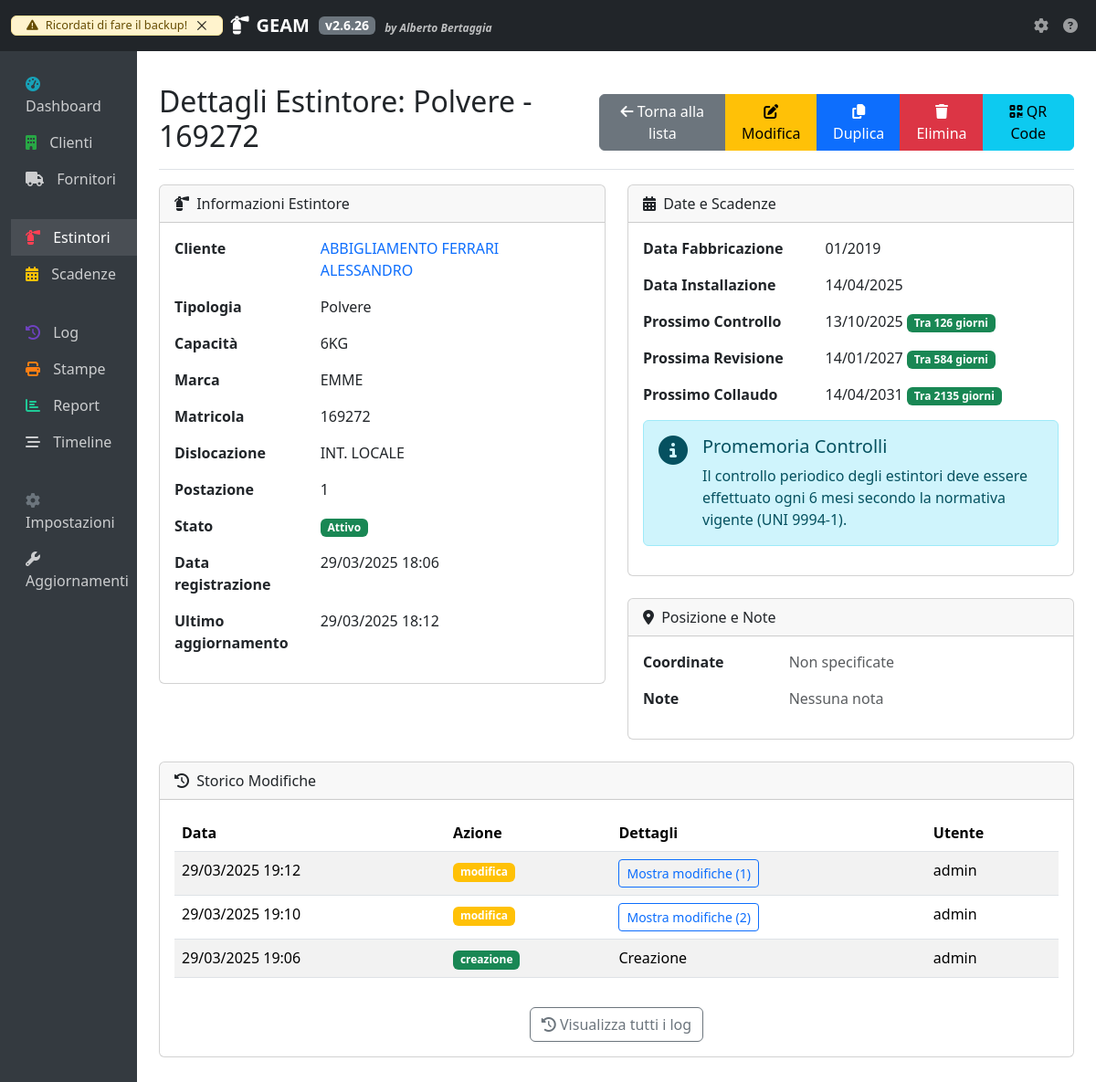
Page /estintori/61 on the committed database.
### app/models/estintore.py (models this page shows, shortened)
class Estintore(db.Model):
    __tablename__ = 'estintori'
    id = db.Column(db.Integer, primary_key=True)
    cliente_id = db.Column(db.Integer, db.ForeignKey('clienti.id', ondelete='CASCADE'), nullable=False)
    tipologia = db.Column(db.String(50), nullable=False)
    marca = db.Column(db.String(50), nullable=False)
    matricola = db.Column(db.String(50), nullable=False, unique=True)
    dislocazione = db.Column(db.String(150), nullable=False)
    postazione = db.Column(db.Integer, nullable=False)
    suffisso_postazione = db.Column(db.String(10), nullable=True)
    capacita = db.Column(db.String(20), nullable=False)
    data_fabbricazione = db.Column(db.String(7), nullable=False)  # Formato MM/YYYY
    data_installazione = db.Column(db.Date, nullable=False)
    data_controllo = db.Column(db.Date, nullable=False)
    data_revisione = db.Column(db.Date, nullable=True)
    data_collaudo = db.Column(db.Date, nullable=True)
    stato = db.Column(db.String(20), nullable=False, default='Attivo')
    coordinate = db.Column(db.String(100))
    note = db.Column(db.Text)
    created_at = db.Column(db.DateTime, default=datetime.utcnow)
    updated_at = db.Column(db.DateTime, default=datetime.utcnow, onupdate=datetime.utcnow)
    CAPACITA_PER_TIPOLOGIA = {
    'CO2': ['1KG', '2KG', '3KG', '4KG', '5KG', '6KG', '9KG', '12KG'],
    'Polvere': ['1KG', '2KG', '3KG', '4KG', '5KG', '6KG', '9KG', '12KG'],
    'Idrico': ['2L', '4L', '6L', '9L', '12L'],  # Modificato da KG a L
    'Carrello Polvere': ['1KG', '2KG', '3KG', '4KG', '5KG', '6KG', '9KG', '12KG', '25KG', '30KG', '50KG'],
    'Carrello Idrico': ['30L', '50L'],  # Modificato da KG a L
    'NASPO UNI25': ['20MT', '25MT', '30MT'],
    'Idrante UNI45': ['20MT', '25MT', '30MT'],
    'Idrante UNI70': ['20MT', '25MT', '30MT'],
    'Porta REI': ['1 Anta', '2 Ante', 'Scorrevole'],
    'Automatico Polvere': ['1KG', '2KG', '3KG', '4KG', '5KG', '6KG', '9KG', '12KG'],
    'Automatico Idrico': ['6L'],  # Modificato da KG a L
    'CPS': ['Grande', 'Piccola'],
    'Registro': ['Cartaceo', 'Digitale'],
    'Altro': ['1KG', '2KG', '3KG', '4KG', '5KG', '6KG', '9KG', '12KG', '25KG', '30KG', '50KG',
             '1L', '2L', '3L', '4L', '5L', '6L', '9L', '12L', '25L', '30L', '50L',  # Aggiunto L
             '20MT', '25MT', '30MT', '1 Anta', '2 Ante', 'Scorrevole',
             'Grande', 'Piccola', 'Cartaceo', 'Digitale', 'Altro']
    }

### app/models/cliente.py (models this page shows, shortened)
class Cliente(db.Model):
    __tablename__ = 'clienti'
    id = db.Column(db.Integer, primary_key=True)
    azienda = db.Column(db.String(100), unique=True, nullable=False, index=True)
    indirizzo = db.Column(db.String(150), nullable=False)
    cap = db.Column(db.String(5), nullable=False)
    provincia = db.Column(db.String(2), nullable=False)
    comune = db.Column(db.String(100), nullable=False)
    zona = db.Column(db.String(100), nullable=False)
    tipologia = db.Column(db.String(20), nullable=False)
    telefono = db.Column(db.String(20))
    cellulare = db.Column(db.String(15))
    email = db.Column(db.String(120))
    coordinate = db.Column(db.String(100))
    note = db.Column(db.Text)
    created_at = db.Column(db.DateTime, default=datetime.utcnow)
    updated_at = db.Column(db.DateTime, default=datetime.utcnow, onupdate=datetime.utcnow)
    estintori = db.relationship('Estintore', backref='cliente', lazy='dynamic', cascade='all, delete-orphan')

### app/models/log.py (models this page shows, shortened)
class Log(db.Model):
    __tablename__ = 'logs'
    id = db.Column(db.Integer, primary_key=True)
    estintore_id = db.Column(db.Integer, db.ForeignKey('estintori.id', ondelete='SET NULL'), nullable=True)
    cliente_id = db.Column(db.Integer, db.ForeignKey('clienti.id', ondelete='SET NULL'), nullable=True)
    azione = db.Column(db.String(50), nullable=False)
    dettagli = db.Column(db.Text, nullable=False)
    data_ora = db.Column(db.DateTime, default=lambda: datetime.now(), nullable=False)
    utente = db.Column(db.String(50), nullable=True)  # Per futura implementazione autenticazione
    @property
    def dettagli_dict(self):
        try:
            return json.loads(self.dettagli)
        except:
            return self.dettagli

### app/views/estintori.py (the view)
@estintori_bp.route('/<int:id>')
def visualizza(id):
    estintore = Estintore.query.get_or_404(id)
    cliente = Cliente.query.get_or_404(estintore.cliente_id)
    logs = Log.query.filter_by(estintore_id=id).order_by(Log.data_ora.desc()).limit(10).all()
    return render_template('estintori/visualizza.html',
                          estintore=estintore,
                          cliente=cliente,
                          logs=logs,
                          now=datetime.now())

### app/version.py (called while the page is built, shortened)
def get_config_path():
    instance_path = current_app.instance_path
    return os.path.join(instance_path, CONFIG_FILE)

def load_config():
    config_path = get_config_path()
    try:
        with open(config_path, 'r') as f:
            return json.load(f)
    except Exception as e:
        current_app.logger.error(f"Errore nel caricamento della configurazione: {str(e)}")
        return {
            "version": {
                "major": 1,
                "minor": 0,
                "patch": 0
            },
            "last_update": datetime.datetime.now().strftime('%Y-%m-%d %H:%M:%S')
        }

def get_version():
    config = load_config()
    version = config.get('version', {"major": 1, "minor": 0, "patch": 0})
    return f"{version['major']}.{version['minor']}.{version['patch']}"

### app/templates/estintori/visualizza.html (shortened to what this page needs)
{% extends "base.html" %}
{% block page_title %}Dettagli Estintore: {{ estintore.tipologia }} - {{ estintore.matricola }}{% endblock %}
{% block page_actions %}
<div class="btn-group">
  <a href="{{ url_for('estintori.index', cliente_id=estintore.cliente_id) }}" class="btn btn-secondary">
    <i class="fas fa-arrow-left"></i> Torna alla lista
  </a>
  <a href="{{ url_for('estintori.modifica', id=estintore.id) }}" class="btn btn-warning">
    <i class="fas fa-edit"></i> Modifica
  </a>
  <a href="{{ url_for('estintori.duplica', id=estintore.id) }}" class="btn btn-primary">
    <i class="fas fa-copy"></i> Duplica
  </a>
  <button type="button" class="btn btn-danger" onclick="confermaEliminazione('{{ estintore.tipologia }} - {{ estintore.matricola }}', '{{ url_for('estintori.elimina', id=estintore.id) }}')">
    <i class="fas fa-trash"></i> Elimina
  </button>
  <a href="{{ url_for('estintori.generate_qrcode', id=estintore.id) }}" target="_blank" class="btn btn-info">
    <i class="fas fa-qrcode"></i> QR Code
  </a>
</div>
{% endblock %}
{% block content %}
<div class="row">
  <div class="col-md-6">
    <div class="card mb-4">
      <div class="card-header">
        <i class="fas fa-fire-extinguisher me-1"></i>
        Informazioni Estintore
      </div>
      <div class="card-body">
        <div class="row mb-3">
          <div class="col-md-4 fw-bold">Cliente</div>
          <div class="col-md-8">
            <a href="{{ url_for('clienti.visualizza', id=cliente.id) }}" class="text-decoration-none">
              {{ cliente.azienda }}
            </a>
          </div>
        </div>
        <div class="row mb-3">
          <div class="col-md-4 fw-bold">Tipologia</div>
          <div class="col-md-8">{{ estintore.tipologia }}</div>
        </div>
        <div class="row mb-3">
          <div class="col-md-4 fw-bold">Capacità</div>
          <div class="col-md-8">{{ estintore.capacita }}</div>
        </div>
        <div class="row mb-3">
          <div class="col-md-4 fw-bold">Marca</div>
          <div class="col-md-8">{{ estintore.marca }}</div>
        </div>
        <div class="row mb-3">
          <div class="col-md-4 fw-bold">Matricola</div>
          <div class="col-md-8">{{ estintore.matricola }}</div>
        </div>
        <div class="row mb-3">
          <div class="col-md-4 fw-bold">Dislocazione</div>
          <div class="col-md-8">{{ estintore.dislocazione }}</div>
        </div>
        <div class="row mb-3">
			<div class="col-md-4 fw-bold">Postazione</div>
			<div class="col-md-8">{{ estintore.postazione }}{% if estintore.suffisso_postazione %}/{{ estintore.suffisso_postazione }}{% endif %}</div>
		</div>
        <div class="row mb-3">
          <div class="col-md-4 fw-bold">Stato</div>
          <div class="col-md-8">
            {% if estintore.stato == 'Attivo' %}
              <span class="badge bg-success">{{ estintore.stato }}</span>
            {% else %}
              <span class="badge bg-warning">{{ estintore.stato }}</span>
            {% endif %}
          </div>
        </div>
        <div class="row mb-3">
          <div class="col-md-4 fw-bold">Data registrazione</div>
          <div class="col-md-8">{{ estintore.created_at.strftime('%d/%m/%Y %H:%M') }}</div>
        </div>
        <div class="row mb-3">
          <div class="col-md-4 fw-bold">Ultimo aggiornamento</div>
          <div class="col-md-8">{{ estintore.updated_at.strftime('%d/%m/%Y %H:%M') }}</div>
        </div>
      </div>
    </div>
  </div>
  <div class="col-md-6">
    <div class="card mb-4">
      <div class="card-header">
        <i class="fas fa-calendar-alt me-1"></i>
        Date e Scadenze
      </div>
      <div class="card-body">
        <div class="row mb-3">
          <div class="col-md-5 fw-bold">Data Fabbricazione</div>
          <div class="col-md-7">{{ estintore.data_fabbricazione }}</div>
        </div>
        <div class="row mb-3">
          <div class="col-md-5 fw-bold">Data Installazione</div>
          <div class="col-md-7">{{ estintore.data_installazione.strftime('%d/%m/%Y') }}</div>
        </div>
        <div class="row mb-3">
          <div class="col-md-5 fw-bold">Prossimo Controllo</div>
          <div class="col-md-7">
            {{ estintore.data_controllo.strftime('%d/%m/%Y') }}
            {% set giorni_rimanenti = (estintore.data_controllo - now.date()).days %}
            {% if giorni_rimanenti < 0 %}
              <span class="badge bg-danger">Scaduto da {{ -giorni_rimanenti }} giorni</span>
            {% elif giorni_rimanenti <= 30 %}
              <span class="badge bg-warning">Tra {{ giorni_rimanenti }} giorni</span>
            {% else %}
              <span class="badge bg-success">Tra {{ giorni_rimanenti }} giorni</span>
            {% endif %}
          </div>
        </div>
        {% if estintore.data_revisione %}
        <div class="row mb-3">
          <div class="col-md-5 fw-bold">Prossima Revisione</div>
          <div class="col-md-7">
            {{ estintore.data_revisione.strftime('%d/%m/%Y') }}
            {% set giorni_rimanenti = (estintore.data_revisione - now.date()).days %}
            {% if giorni_rimanenti < 0 %}
              <span class="badge bg-danger">Scaduta da {{ -giorni_rimanenti }} giorni</span>
            {% elif giorni_rimanenti <= 30 %}
              <span class="badge bg-warning">Tra {{ giorni_rimanenti }} giorni</span>
            {% else %}
              <span class="badge bg-success">Tra {{ giorni_rimanenti }} giorni</span>
            {% endif %}
          </div>
        </div>
        {% endif %}
        {% if estintore.data_collaudo %}
        <div class="row mb-3">
          <div class="col-md-5 fw-bold">Prossimo Collaudo</div>
          <div class="col-md-7">
            {{ estintore.data_collaudo.strftime('%d/%m/%Y') }}
            {% set giorni_rimanenti = (estintore.data_collaudo - now.date()).days %}
            {% if giorni_rimanenti < 0 %}
              <span class="badge bg-danger">Scaduto da {{ -giorni_rimanenti }} giorni</span>
            {% elif giorni_rimanenti <= 30 %}
              <span class="badge bg-warning">Tra {{ giorni_rimanenti }} giorni</span>
            {% else %}
              <span class="badge bg-success">Tra {{ giorni_rimanenti }} giorni</span>
            {% endif %}
          </div>
        </div>
        {% endif %}
        <div class="alert alert-info mt-3">
          <div class="d-flex">
            <div class="me-3">
              <i class="fas fa-info-circle fa-2x"></i>
            </div>
            <div>
              <h5 class="alert-heading">Promemoria Controlli</h5>
              <p class="mb-0">Il controllo periodico degli estintori deve essere effettuato ogni 6 mesi secondo la normativa vigente (UNI 9994-1).</p>
            </div>
          </div>
        </div>
      </div>
    </div>
    <div class="card mb-4">
      <div class="card-header">
        <i class="fas fa-map-marker-alt me-1"></i>
        Posizione e Note
      </div>
      <div class="card-body">
        <div class="row mb-3">
          <div class="col-md-4 fw-bold">Coordinate</div>
          <div class="col-md-8">
            {% if estintore.coordinate %}
				{% if ',' in estintore.coordinate %}
					<a href="https://maps.google.com/?q={{ estintore.coordinate }}" target="_blank" class="text-decoration-none">
						<i class="fas fa-map-marker-alt text-danger me-2"></i>{{ estintore.coordinate }}
					</a>
				{% else %}
					{{ estintore.coordinate }}
				{% endif %}
			{% else %}
				<span class="text-muted">Non specificate</span>
			{% endif %}
          </div>
        </div>
        <div class="row mb-3">
          <div class="col-md-4 fw-bold">Note</div>
          <div class="col-md-8">
            {% if estintore.note %}
              {{ estintore.note|nl2br }}
            {% else %}
              <span class="text-muted">Nessuna nota</span>
            {% endif %}
          </div>
        </div>
      </div>
    </div>
  </div>
</div>
<div class="row">
  <div class="col-md-12">
    <div class="card mb-4">
      <div class="card-header">
        <i class="fas fa-history me-1"></i>
        Storico Modifiche
      </div>
      <div class="card-body">
        {% if logs %}
        <div class="table-responsive">
          <table class="table table-striped table-hover">
            <thead>
              <tr>
                <th>Data</th>
                <th>Azione</th>
                <th>Dettagli</th>
                <th>Utente</th>
              </tr>
            </thead>
            <tbody>
              {% for log in logs %}
              <tr>
                <td>{{ log.data_ora.strftime('%d/%m/%Y %H:%M') }}</td>
                <td>
                  {% if log.azione == 'creazione' %}
                    <span class="badge bg-success">{{ log.azione }}</span>
                  {% elif log.azione == 'modifica' %}
                    <span class="badge bg-warning">{{ log.azione }}</span>
                  {% else %}
                    <span class="badge bg-info">{{ log.azione }}</span>
                  {% endif %}
                </td>
                <td>
                  {% if log.azione == 'modifica' and log.dettagli_dict.campi_modificati %}
                    <button class="btn btn-sm btn-outline-primary" type="button" data-bs-toggle="collapse" data-bs-target="#logDetails{{ log.id }}" aria-expanded="false">
                      Mostra modifiche ({{ log.dettagli_dict.campi_modificati|length }})
                    </button>
                  {% else %}
                    {{ log.azione|capitalize }}
                  {% endif %}
                </td>
                <td>{{ log.utente or 'Sistema' }}</td>
              </tr>
              {% endfor %}
            </tbody>
          </table>
        </div>
        <div class="text-center mt-3">
          <a href="{{ url_for('estintori.logs', estintore_id=estintore.id) }}" class="btn btn-outline-secondary">
            <i class="fas fa-history"></i> Visualizza tutti i log
          </a>
        </div>
        {% else %}
        <div class="alert alert-info">
          <i class="fas fa-info-circle me-2"></i>
          Nessun log disponibile per questo estintore.
        </div>
        {% endif %}
      </div>
    </div>
  </div>
</div>
{% endblock %}

### rows in the picture
Estintore: tipologia "Polvere", matricola "169272", capacita "6KG", marca "EMME", dislocazione "INT. LOCALE", postazione "1", stato "Attivo", created_at "29/03/2025 18:06", updated_at "29/03/2025 18:12", data_fabbricazione "01/2019", data_installazione "14/04/2025", data_controllo "13/10/2025", data_revisione "14/01/2027", data_collaudo "14/04/2031"
Cliente: azienda "ABBIGLIAMENTO FERRARI ALESSANDRO"
Log: data_ora "29/03/2025 19:12", azione "modifica", dettagli_dict.campi_modificati|length "1", utente "admin"
Log: data_ora "29/03/2025 19:10", azione "modifica", dettagli_dict.campi_modificati|length "2", utente "admin"
Log: data_ora "29/03/2025 19:06", azione "creazione", azione "Creazione", utente "admin"

### other values in the picture
{{ version }} "2.6.26"
